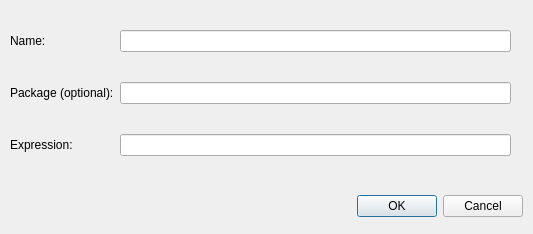
<ui version="4.0" >
 <class>dlgEditIndicator</class>
 <widget class="QDialog" name="dlgEditIndicator" >
  <property name="geometry" >
   <rect>
    <x>0</x>
    <y>0</y>
    <width>533</width>
    <height>234</height>
   </rect>
  </property>
  <property name="windowTitle" >
   <string>Indicator definition editor</string>
  </property>
  <widget class="QWidget" name="layoutWidget" >
   <property name="geometry" >
    <rect>
     <x>10</x>
     <y>0</y>
     <width>501</width>
     <height>186</height>
    </rect>
   </property>
   <layout class="QGridLayout" name="gridLayout" >
    <property name="topMargin" >
     <number>20</number>
    </property>
    <property name="bottomMargin" >
     <number>20</number>
    </property>
    <property name="verticalSpacing" >
     <number>20</number>
    </property>
    <item row="0" column="0" >
     <widget class="QLabel" name="label" >
      <property name="text" >
       <string>Name:</string>
      </property>
     </widget>
    </item>
    <item row="1" column="0" >
     <widget class="QLabel" name="label_2" >
      <property name="text" >
       <string>Package (optional):</string>
      </property>
     </widget>
    </item>
    <item row="1" column="1" >
     <widget class="QLineEdit" name="txtPackage_name" />
    </item>
    <item row="0" column="1" >
     <widget class="QLineEdit" name="txtIndicator_name" />
    </item>
    <item row="2" column="0" >
     <widget class="QLabel" name="label_3" >
      <property name="text" >
       <string>Expression:</string>
      </property>
     </widget>
    </item>
    <item row="2" column="1" >
     <widget class="QLineEdit" name="txtExpression" />
    </item>
   </layout>
  </widget>
  <widget class="QDialogButtonBox" name="buttonBox" >
   <property name="geometry" >
    <rect>
     <x>290</x>
     <y>190</y>
     <width>233</width>
     <height>32</height>
    </rect>
   </property>
   <property name="orientation" >
    <enum>Qt::Horizontal</enum>
   </property>
   <property name="standardButtons" >
    <set>QDialogButtonBox::Cancel|QDialogButtonBox::Ok</set>
   </property>
  </widget>
 </widget>
 <resources/>
 <connections>
  <connection>
   <sender>buttonBox</sender>
   <signal>accepted()</signal>
   <receiver>dlgEditIndicator</receiver>
   <slot>accept()</slot>
   <hints>
    <hint type="sourcelabel" >
     <x>248</x>
     <y>254</y>
    </hint>
    <hint type="destinationlabel" >
     <x>157</x>
     <y>274</y>
    </hint>
   </hints>
  </connection>
  <connection>
   <sender>buttonBox</sender>
   <signal>rejected()</signal>
   <receiver>dlgEditIndicator</receiver>
   <slot>reject()</slot>
   <hints>
    <hint type="sourcelabel" >
     <x>316</x>
     <y>260</y>
    </hint>
    <hint type="destinationlabel" >
     <x>286</x>
     <y>274</y>
    </hint>
   </hints>
  </connection>
 </connections>
</ui>
